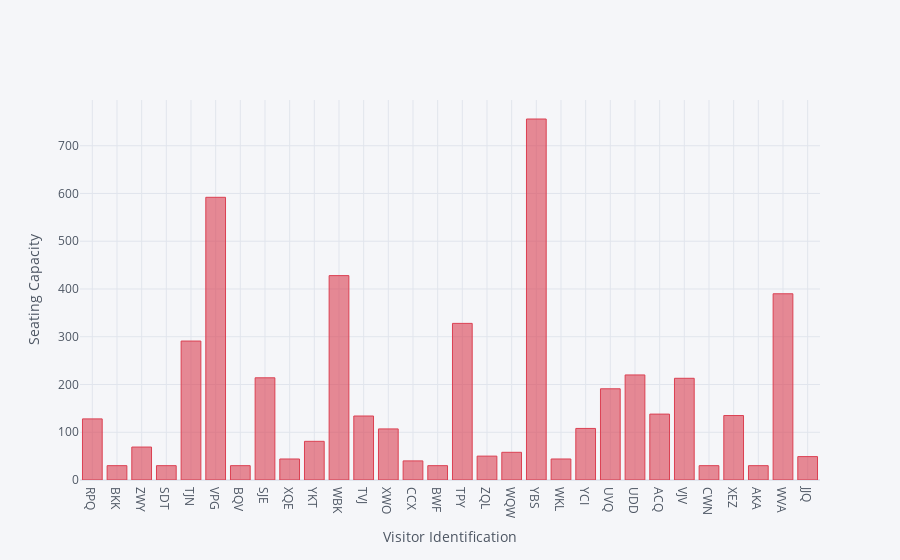

The notebook cell saved with this chart:
### Markdown cell above
#### Interaction plot using iplot

### Code cell
plt.figure(figsize=(10,5))
sns.set_style('darkgrid')
data3.iplot(kind = 'bar', x = 'Id', y = 'Seating capacity',xTitle='Visitor Unique Letters',
    yTitle='Seating Capacity', colors = 'red')

### Figure 1 — Plotly figure (JSON) as saved in the notebook; plotly's stock layout.template omitted (floating-point values rounded to 4 significant figures)
{"data": [{"marker": {"color": "rgba(219, 64, 82, 0.6)", "line": {"color": "rgba(219, 64, 82, 1.0)", "width": 1}}, "name": "Seating capacity", "orientation": "v", "text": "", "type": "bar", "x": ["RPQ", "BKK", "ZWY", "SDT", "TJN", "VPG", "BQV", "SJE", "XQE", "YKT", "WBK", "TVJ", "XWO", "CCX", "BWF", "TPY", "ZQL", "WQW", "YBS", "WKL", "YCI", "UVQ", "UDD", "ACQ", "VJV", "CWN", "XEZ", "AKA", "WVA", "JJQ"], "y": [128, 30, 69, 30, 291, 592, 30, 214, 44, 81, 428, 134, 107, 40, 30, 328, 50, 58, 756, 44, 108, 191, 220, 138, 213, 30, 135, 30, 390, 49]}], "layout": {"autosize": true, "legend": {"bgcolor": "#F5F6F9", "font": {"color": "#4D5663"}}, "paper_bgcolor": "#F5F6F9", "plot_bgcolor": "#F5F6F9", "title": {"font": {"color": "#4D5663"}}, "xaxis": {"autorange": true, "gridcolor": "#E1E5ED", "range": [-0.5, 29.5], "showgrid": true, "tickfont": {"color": "#4D5663"}, "title": {"font": {"color": "#4D5663"}, "text": "Visitor Identification"}, "type": "category", "zerolinecolor": "#E1E5ED"}, "yaxis": {"autorange": true, "gridcolor": "#E1E5ED", "range": [0, 795.8], "showgrid": true, "tickfont": {"color": "#4D5663"}, "title": {"font": {"color": "#4D5663"}, "text": "Seating Capacity"}, "type": "linear", "zerolinecolor": "#E1E5ED"}}}
